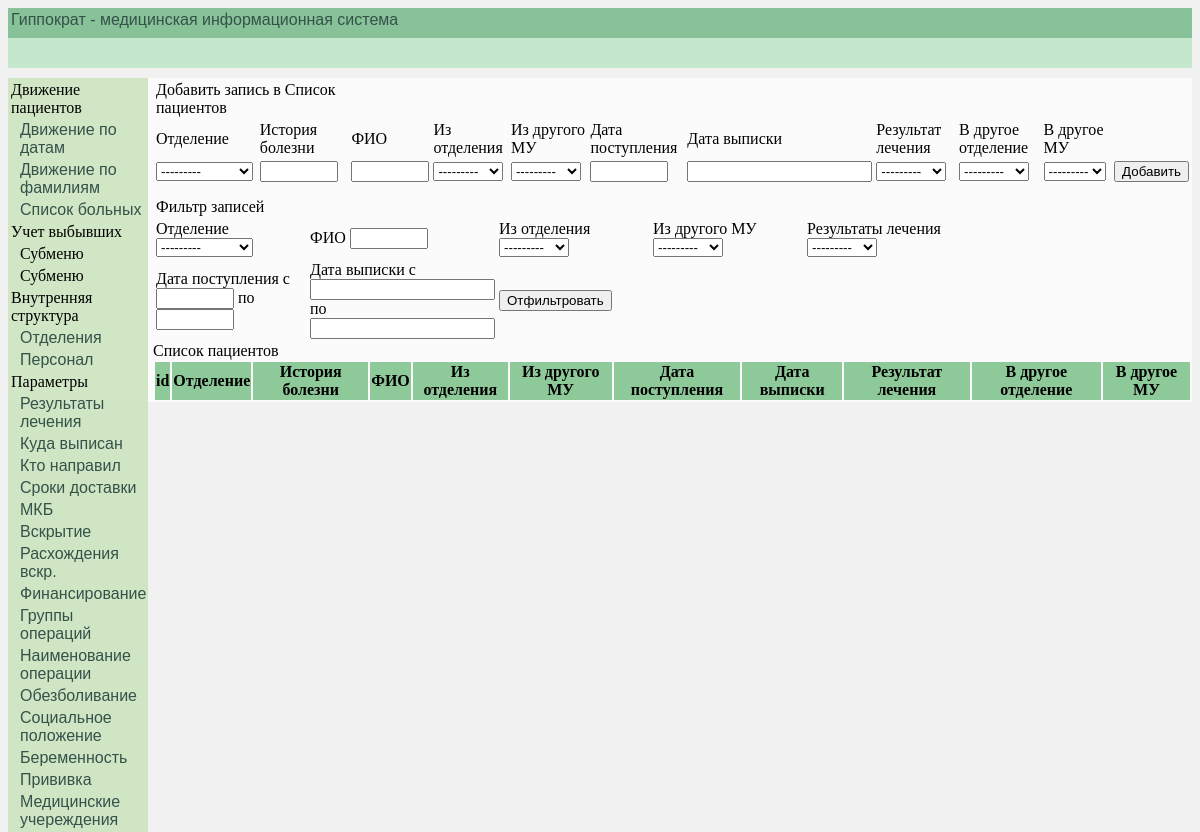
The page /list_pat_view/ on the database as committed earlier.
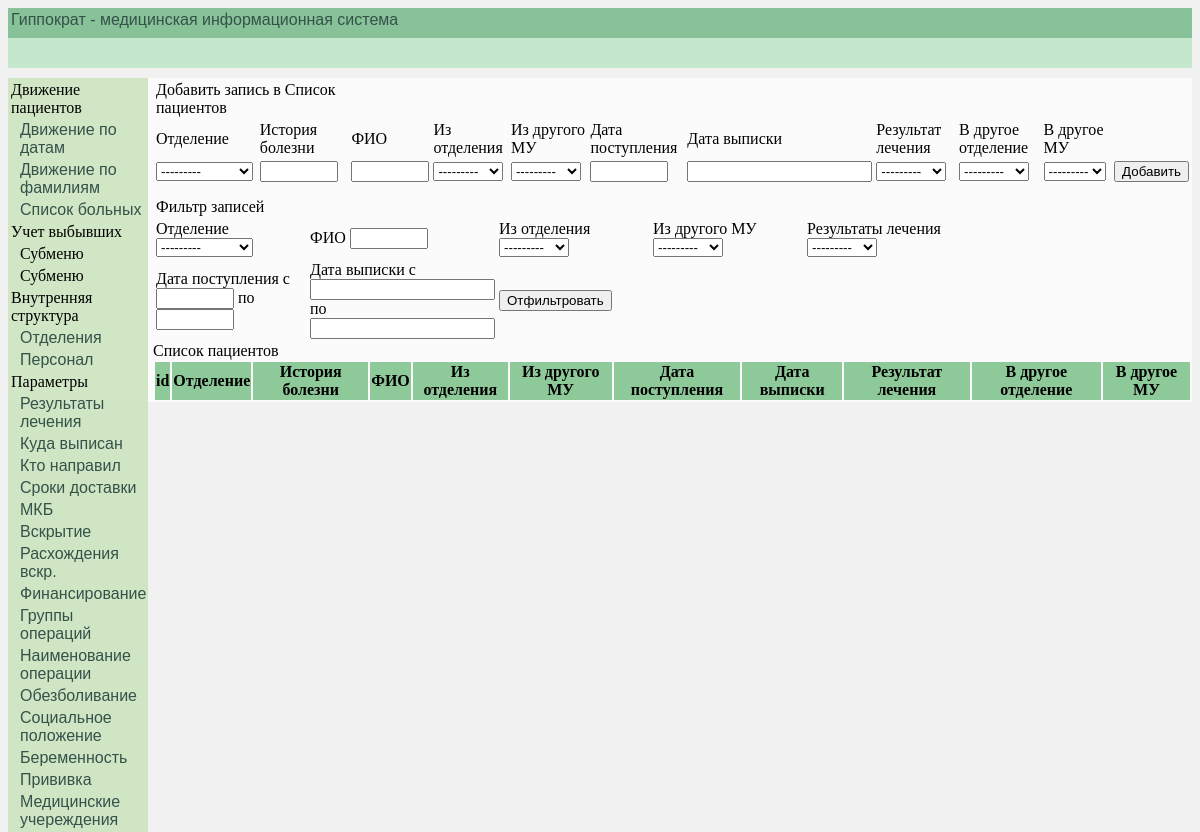
The same page on the database as committed later.
### InternalStructure/models.py (models this page shows)
class TreatmentResult(models.Model):
    treatment_result = models.CharField(db_index=True, verbose_name='Результат лечения', max_length=40)
    class Meta():
        verbose_name_plural = 'Результат лечения'
        verbose_name = 'Результат лечения'
        ordering = ['treatment_result']
    def __str__(self):
        return self.treatment_result

### Main/views.py (the view)
# urls.py: path('list_pat_view/', data_page, {'model': ListPatView, 'rec_form': ListPatViewForms,
def data_page(request, model, rec_form, template, filter_form=None):
    list_of_records = model.objects.all()
    if request.method == 'POST':
        add_list_form = rec_form(request.POST)
        if add_list_form.is_valid():
            add_list_form.save()
            rev = template
            return HttpResponseRedirect(reverse(rev))
    else:
        return render(request, 'Main/' + template + '.html', {'list_of_records': list_of_records,
                                                              'rec_form': rec_form,
                                                              'filter_form': filter_form})

### InternalStructure/models.py (called while the page is built)
    def __str__(self):
        return self.NameDepart

### Main/templates/Main/list_pat_view.html
{% extends "Main/base.html" %}
{% block content %}
{% include "ListOfPatients/list_pat_view.html" %}
{% endblock %}

### ListOfPatients/templates/ListOfPatients/list_pat_view.html (shortened to what this page needs)
{% load static %}
<!DOCTYPE html>
<html lang="ru">
<head>
    <link rel="stylesheet" type="text/css" href="{% static 'ListOfPatients/css/list_pat_view.css' %}" >
</head>
<body>
<div id="add_pat">
    <table class="table_add_pat">
        <tr>
            <td colspan="2">Добавить запись в Список пациентов</td>
        </tr>
         <tr>
             <td>Отделение</td>
             <td>История болезни</td>
             <td>ФИО</td>
             <td>Из отделения</td>
             <td>Из другого МУ</td>
             <td>Дата поступления</td>
             <td>Дата выписки</td>
             <td>Результат лечения</td>
             <td>В другое отделение</td>
             <td>В другое МУ</td>
        </tr>
        <tr>
            <form method="POST">
                <td>{{ rec_form.depart }}</td>
                <td>{{ rec_form.history }}</td>
                <td>{{ rec_form.full_name }}</td>
                <td>{{ rec_form.arrived_from_depart }}</td>
                <td>{{ rec_form.arrived_from_hosp }}</td>
                <td>{{ rec_form.date_arrived }}</td>
                <td>{{ rec_form.date_released }}</td>
                <td>{{ rec_form.treatment_result }}</td>
                <td>{{ rec_form.transfer_to_depart }}</td>
                <td>{{ rec_form.transfer_to_hospital }}</td>
                <td><input type="submit" value="Добавить" ></td>
            </form>
        </tr>
    </table>
</div>
<div>
            <form action="/filter_record_list_pat_view/" method="POST">
                 <table id="table_filter">
                    <tr><td>Фильтр записей</td></tr>
                     <tr>
                        <td>Отделение {{ filter_form.depart }}</td>
                        <td>ФИО {{ filter_form.full_name }}</td>
                        <td>Из отделения {{ filter_form.arrived_from_depart }}</td>
                        <td>Из другого МУ {{ filter_form.arrived_from_hosp }}</td>
                        <td>Результаты лечения {{ filter_form.treatment_result }}</td>
                    </tr>
                    <tr>
                        <td>Дата поступления c {{ filter_form.start_date_arrived }} по {{ filter_form.end_date_arrived }}</td>
                        <td>Дата выписки c {{ filter_form.start_date_released }} по {{ filter_form.end_date_released }}</td>
                        <td><input type="submit" value="Отфильтровать" ></td>
                    </tr>
                 </table>
            </form>
</div>
<div>Список пациентов</div>
<table id="Table_list">
    <tr class="Table_list_pat_head">
        <th>id</th>
        <th>Отделение</th>
        <th>История болезни</th>
        <th>ФИО</th>
        <th>Из отделения</th>
        <th>Из другого МУ</th>
        <th>Дата поступления</th>
        <th>Дата выписки</th>
        <th>Результат лечения</th>
        <th>В другое отделение</th>
        <th>В другое МУ</th>
    </tr>
</table>
</body>
</html>

Rows that differ between the two databases and show on the page:
added TreatmentResult: treatment_result "---------"
Other text that changed with them:
form field treatment_result: "---------" → (not shown)
